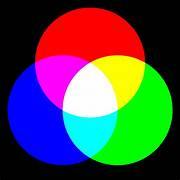
%> input picture QUESTION 1/RGB.jpeg, 180 x 180 px
$ octave Question_3.m   (GNU Octave 9; MATLAB toolbox functions it lacks are replaced by stand-ins)
%> lines starting %> are read from the running program, lines starting %| are printed output that depends on the picture
clear all;
clc;
close all;

pkg load image;

im=imread('RGB.jpeg');
%> im is the input picture: size 180x180x3 uint8; mean R, G, B 75.3, 75.1, 75.4
im_red = im;
im_green = im;
im_blue = im;

%original image
subplot(2,2,1);
imshow(im);
title("original image");

% Red channel only
im_red(:,:,2) = 0;
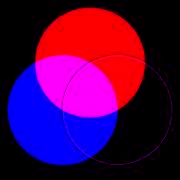
%> im_red: size 180x180x3 uint8; mean R, G, B 75.3, 0, 75.4
im_red(:,:,3) = 0;
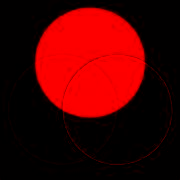
%> im_red: size 180x180x3 uint8; mean R, G, B 75.3, 0, 0
subplot(2,2,2);
imshow(im_red);
title("only red");

% Green channel only
im_green(:,:,1) = 0;
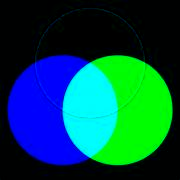
%> im_green: size 180x180x3 uint8; mean R, G, B 0, 75.1, 75.4
im_green(:,:,3) = 0;
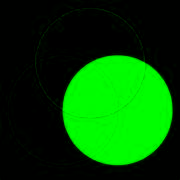
%> im_green: size 180x180x3 uint8; mean R, G, B 0, 75.1, 0
subplot(2,2,3);
imshow(im_green);
title("only green");

% Blue channel only
im_blue(:,:,1) = 0;
im_blue(:,:,2) = 0;
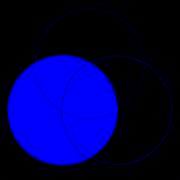
%> im_blue: size 180x180x3 uint8; mean R, G, B 0, 0, 75.4
subplot(2,2,4);
imshow(im_blue);
title("only blue");
